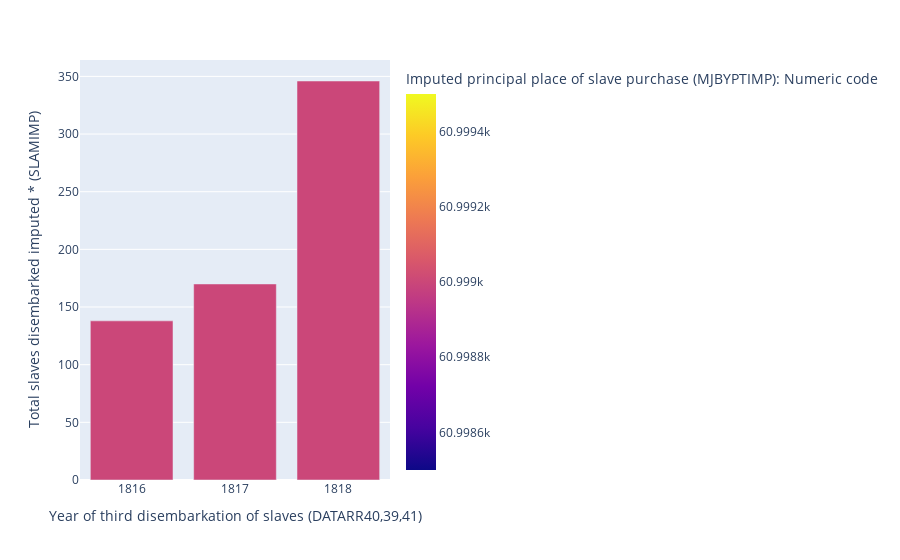

Notebook cell for this chart:
### Code cell
fig = px.bar(df2, x=emb1.value,
             y=emb.value, color=emb3.value
             )
fig.update_xaxes(dtick=1)
fig.show()

### Figure 1 — Plotly figure (JSON) as saved in the notebook; plotly's stock layout.template omitted (floating-point values rounded to 4 significant figures)
{"data": [{"alignmentgroup": "True", "hovertemplate": "Year of third disembarkation of slaves (DATARR40,39,41)=%{x}<br>Total slaves disembarked imputed * (SLAMIMP)=%{y}<br>Imputed principal place of slave purchase (MJBYPTIMP): Numeric code=%{marker.color}<extra></extra>", "legendgroup": "", "marker": {"color": [60999, 60999, 60999], "coloraxis": "coloraxis", "pattern": {"shape": ""}}, "name": "", "offsetgroup": "", "orientation": "v", "showlegend": false, "textposition": "auto", "type": "bar", "x": [1816, 1817, 1818], "xaxis": "x", "y": [138, 170, 346], "yaxis": "y"}], "layout": {"barmode": "relative", "coloraxis": {"colorbar": {"title": {"text": "Imputed principal place of slave purchase (MJBYPTIMP): Numeric code"}}, "colorscale": [[0, "#0d0887"], [0.1111, "#46039f"], [0.2222, "#7201a8"], [0.3333, "#9c179e"], [0.4444, "#bd3786"], [0.5556, "#d8576b"], [0.6667, "#ed7953"], [0.7778, "#fb9f3a"], [0.8889, "#fdca26"], [1, "#f0f921"]]}, "legend": {"tracegroupgap": 0}, "margin": {"t": 60}, "xaxis": {"anchor": "y", "domain": [0, 1], "dtick": 1, "title": {"text": "Year of third disembarkation of slaves (DATARR40,39,41)"}}, "yaxis": {"anchor": "x", "domain": [0, 1], "title": {"text": "Total slaves disembarked imputed * (SLAMIMP)"}}}}
